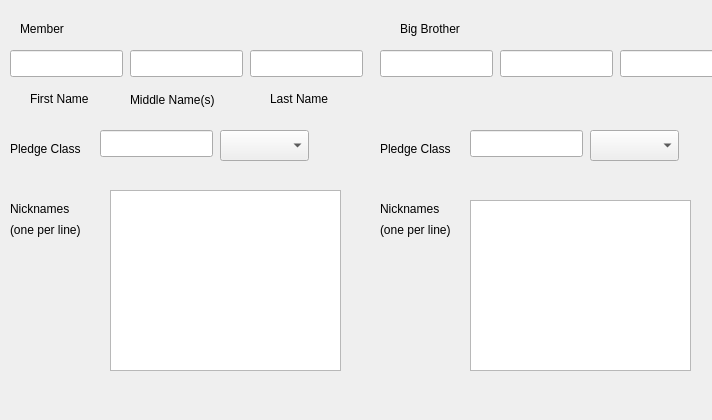
<?xml version="1.0" encoding="UTF-8"?>
<ui version="4.0">
 <class>bb_db_frontend</class>
 <widget class="QWidget" name="bb_db_frontend">
  <property name="geometry">
   <rect>
    <x>0</x>
    <y>0</y>
    <width>712</width>
    <height>420</height>
   </rect>
  </property>
  <property name="windowTitle">
   <string>bb_db_frontend</string>
  </property>
  <widget class="QLabel" name="memberLabel">
   <property name="geometry">
    <rect>
     <x>20</x>
     <y>20</y>
     <width>62</width>
     <height>17</height>
    </rect>
   </property>
   <property name="text">
    <string>Member</string>
   </property>
  </widget>
  <widget class="QLabel" name="bigBrotherLabel">
   <property name="geometry">
    <rect>
     <x>400</x>
     <y>20</y>
     <width>81</width>
     <height>17</height>
    </rect>
   </property>
   <property name="text">
    <string>Big Brother</string>
   </property>
  </widget>
  <widget class="QLabel" name="memberIDLabel">
   <property name="geometry">
    <rect>
     <x>110</x>
     <y>20</y>
     <width>131</width>
     <height>17</height>
    </rect>
   </property>
   <property name="text">
    <string>&lt;memberIDLabel&gt;</string>
   </property>
  </widget>
  <widget class="QLabel" name="bigBrotherIDLabel">
   <property name="geometry">
    <rect>
     <x>500</x>
     <y>20</y>
     <width>151</width>
     <height>17</height>
    </rect>
   </property>
   <property name="text">
    <string>&lt;bigBrotherIDLabel&gt;</string>
   </property>
  </widget>
  <widget class="QLineEdit" name="firstNameLine">
   <property name="geometry">
    <rect>
     <x>10</x>
     <y>50</y>
     <width>113</width>
     <height>27</height>
    </rect>
   </property>
  </widget>
  <widget class="QLineEdit" name="middleNamesLine">
   <property name="geometry">
    <rect>
     <x>130</x>
     <y>50</y>
     <width>113</width>
     <height>27</height>
    </rect>
   </property>
  </widget>
  <widget class="QLineEdit" name="lastNameLine">
   <property name="geometry">
    <rect>
     <x>250</x>
     <y>50</y>
     <width>113</width>
     <height>27</height>
    </rect>
   </property>
  </widget>
  <widget class="QLineEdit" name="lastNameBBLine">
   <property name="geometry">
    <rect>
     <x>620</x>
     <y>50</y>
     <width>113</width>
     <height>27</height>
    </rect>
   </property>
  </widget>
  <widget class="QLineEdit" name="firstNameBBLine">
   <property name="geometry">
    <rect>
     <x>380</x>
     <y>50</y>
     <width>113</width>
     <height>27</height>
    </rect>
   </property>
  </widget>
  <widget class="QLineEdit" name="middleNamesBBLine">
   <property name="geometry">
    <rect>
     <x>500</x>
     <y>50</y>
     <width>113</width>
     <height>27</height>
    </rect>
   </property>
  </widget>
  <widget class="QLabel" name="firstNameLabel">
   <property name="geometry">
    <rect>
     <x>30</x>
     <y>90</y>
     <width>71</width>
     <height>17</height>
    </rect>
   </property>
   <property name="text">
    <string>First Name</string>
   </property>
  </widget>
  <widget class="QLabel" name="middleNamesLabel">
   <property name="geometry">
    <rect>
     <x>130</x>
     <y>90</y>
     <width>111</width>
     <height>20</height>
    </rect>
   </property>
   <property name="text">
    <string>Middle Name(s)</string>
   </property>
  </widget>
  <widget class="QLabel" name="lastNameLabel">
   <property name="geometry">
    <rect>
     <x>270</x>
     <y>90</y>
     <width>71</width>
     <height>17</height>
    </rect>
   </property>
   <property name="text">
    <string>Last Name</string>
   </property>
  </widget>
  <widget class="QLabel" name="memberPledgeClassLabel">
   <property name="geometry">
    <rect>
     <x>10</x>
     <y>140</y>
     <width>91</width>
     <height>17</height>
    </rect>
   </property>
   <property name="text">
    <string>Pledge Class</string>
   </property>
  </widget>
  <widget class="QComboBox" name="memberPledgeClassSemesterComboBox">
   <property name="geometry">
    <rect>
     <x>220</x>
     <y>130</y>
     <width>89</width>
     <height>31</height>
    </rect>
   </property>
  </widget>
  <widget class="QLineEdit" name="memberPledgeClassYearLine">
   <property name="geometry">
    <rect>
     <x>100</x>
     <y>130</y>
     <width>113</width>
     <height>27</height>
    </rect>
   </property>
  </widget>
  <widget class="QLabel" name="bigBrotherPledgeClassLabel">
   <property name="geometry">
    <rect>
     <x>380</x>
     <y>140</y>
     <width>91</width>
     <height>17</height>
    </rect>
   </property>
   <property name="text">
    <string>Pledge Class</string>
   </property>
  </widget>
  <widget class="QComboBox" name="bigBrotherPledgeClassSemesterComboBox">
   <property name="geometry">
    <rect>
     <x>590</x>
     <y>130</y>
     <width>89</width>
     <height>31</height>
    </rect>
   </property>
  </widget>
  <widget class="QLineEdit" name="bigBrotherPledgeClassYearLine">
   <property name="geometry">
    <rect>
     <x>470</x>
     <y>130</y>
     <width>113</width>
     <height>27</height>
    </rect>
   </property>
  </widget>
  <widget class="QPlainTextEdit" name="memberNicknamePlainTextEdit">
   <property name="geometry">
    <rect>
     <x>110</x>
     <y>190</y>
     <width>231</width>
     <height>181</height>
    </rect>
   </property>
  </widget>
  <widget class="QPlainTextEdit" name="bigBrotherNicknamePlainTextEdit">
   <property name="geometry">
    <rect>
     <x>470</x>
     <y>200</y>
     <width>221</width>
     <height>171</height>
    </rect>
   </property>
  </widget>
  <widget class="QLabel" name="memberNicknameLabel">
   <property name="geometry">
    <rect>
     <x>10</x>
     <y>200</y>
     <width>81</width>
     <height>17</height>
    </rect>
   </property>
   <property name="text">
    <string>Nicknames</string>
   </property>
  </widget>
  <widget class="QLabel" name="memberNicknameExplanationLabel">
   <property name="geometry">
    <rect>
     <x>10</x>
     <y>220</y>
     <width>91</width>
     <height>20</height>
    </rect>
   </property>
   <property name="text">
    <string>(one per line)</string>
   </property>
  </widget>
  <widget class="QLabel" name="bigBrotherNicknameLabel">
   <property name="geometry">
    <rect>
     <x>380</x>
     <y>200</y>
     <width>81</width>
     <height>17</height>
    </rect>
   </property>
   <property name="text">
    <string>Nicknames</string>
   </property>
  </widget>
  <widget class="QLabel" name="bigBrotherNicknameExplanationLabel">
   <property name="geometry">
    <rect>
     <x>380</x>
     <y>220</y>
     <width>91</width>
     <height>20</height>
    </rect>
   </property>
   <property name="text">
    <string>(one per line)</string>
   </property>
  </widget>
 </widget>
 <layoutdefault spacing="6" margin="11"/>
 <resources/>
 <connections/>
</ui>
